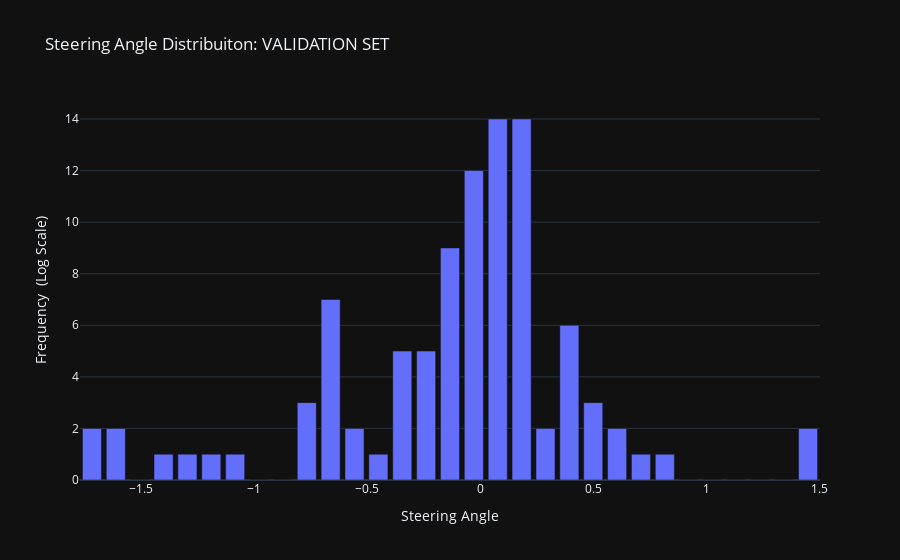

Write notebook code for a chart like this one.
### Markdown cell above
### Histogram of the Validation Set

### Code cell
nbins_val              = 31        # Has to be an odd number so we have zero at the center
freq_val, bins_val    = np.histogram(y_val, bins=nbins_val)

"""
Centered bins: 
    This creates a Bin with zero value for the center 
    (wich is what we expect from most of the driving input)
"""
cbins_val = (bins_val[:-1] + bins_val[1:])*0.5     

fig = px.bar(x        = cbins_val, 
             y        = freq_val, 
             labels   = {'x' : 'Steering Angle', 'y' : 'Frequency  (Log Scale)'}, 
             title    = "Steering Angle Distribuiton: VALIDATION SET",
             template ="plotly_dark",
             log_y    = False) #True

fig.show()

### Figure 1 — Plotly figure (JSON) as saved in the notebook; plotly's stock layout.template omitted (floating-point values rounded to 4 significant figures)
{"data": [{"alignmentgroup": "True", "hovertemplate": "Steering Angle=%{x}<br>Frequency  (Log Scale)=%{y}<extra></extra>", "legendgroup": "", "marker": {"color": "#636efa", "pattern": {"shape": ""}}, "name": "", "offsetgroup": "", "orientation": "v", "showlegend": false, "textposition": "auto", "type": "bar", "x": [-1.717, -1.612, -1.506, -1.401, -1.295, -1.189, -1.084, -0.9784, -0.8728, -0.7673, -0.6617, -0.5562, -0.4506, -0.3451, -0.2395, -0.134, -0.02845, 0.0771, 0.1826, 0.2882, 0.3937, 0.4993, 0.6048, 0.7104, 0.8159, 0.9215, 1.027, 1.133, 1.238, 1.344, 1.449], "xaxis": "x", "y": [2, 2, 0, 1, 1, 1, 1, 0, 0, 3, 7, 2, 1, 5, 5, 9, 12, 14, 14, 2, 6, 3, 2, 1, 1, 0, 0, 0, 0, 0, 2], "yaxis": "y"}], "layout": {"barmode": "relative", "legend": {"tracegroupgap": 0}, "title": {"text": "Steering Angle Distribuiton: VALIDATION SET"}, "xaxis": {"anchor": "y", "domain": [0, 1], "title": {"text": "Steering Angle"}}, "yaxis": {"anchor": "x", "domain": [0, 1], "title": {"text": "Frequency  (Log Scale)"}}}}
